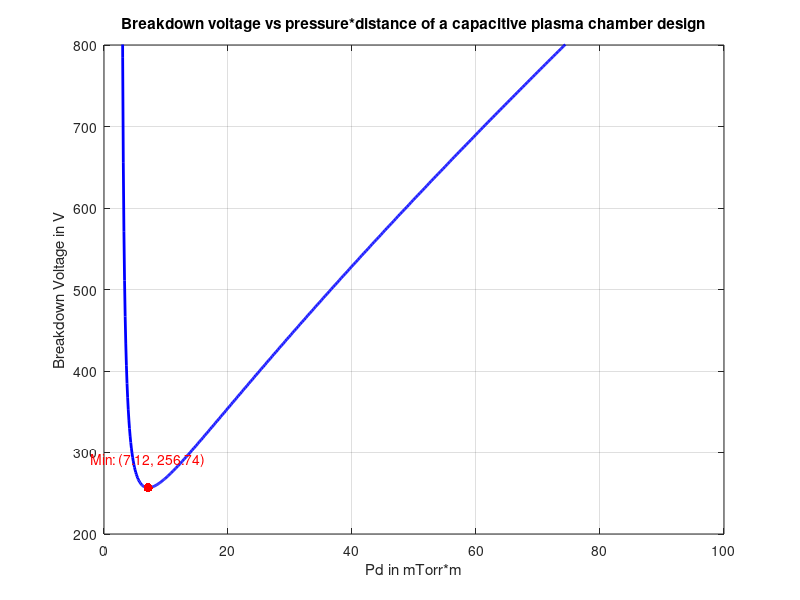

Reproduce this figure in MATLAB.
% Define the range of x values
% We start slightly above 0 to avoid ln(0) which is -Inf
x = linspace(0.01, 100, 1000); 

% Calculate y values
% y = 36x / (ln(1.5x) - 1.37)
y = (36 .* x) ./ (log(1.5 .* x) - 1.37);

% Filter data to remove the asymptote and non-physical negative values
% For Paschen curves, we only care about the positive breakdown voltage
% This removes the vertical line artifact and the negative branch
valid_idx = y > 0;
x = x(valid_idx);
y = y(valid_idx);

% Find the minimum point
[min_y, idx] = min(y);
min_x = x(idx);

% Create the plot
figure;
plot(x, y, 'b-', 'LineWidth', 2);
grid on;
hold on; % Retain the graph to add markers

% Plot the minimum point
plot(min_x, min_y, 'r.', 'MarkerSize', 20);
text(min_x, min_y + 25, sprintf('Min: (%.2f, %.2f)', min_x, min_y), ...
    'VerticalAlignment', 'bottom', 'HorizontalAlignment', 'center', 'Color', 'red');

% Add labels and title
xlabel('Pd in mTorr*m');
ylabel('Breakdown Voltage in V');
title('Breakdown voltage vs pressure*distance of a capacitive plasma chamber design');

% Adjust the axis to see the curve better
ylim([200 800]); 
hold off;
